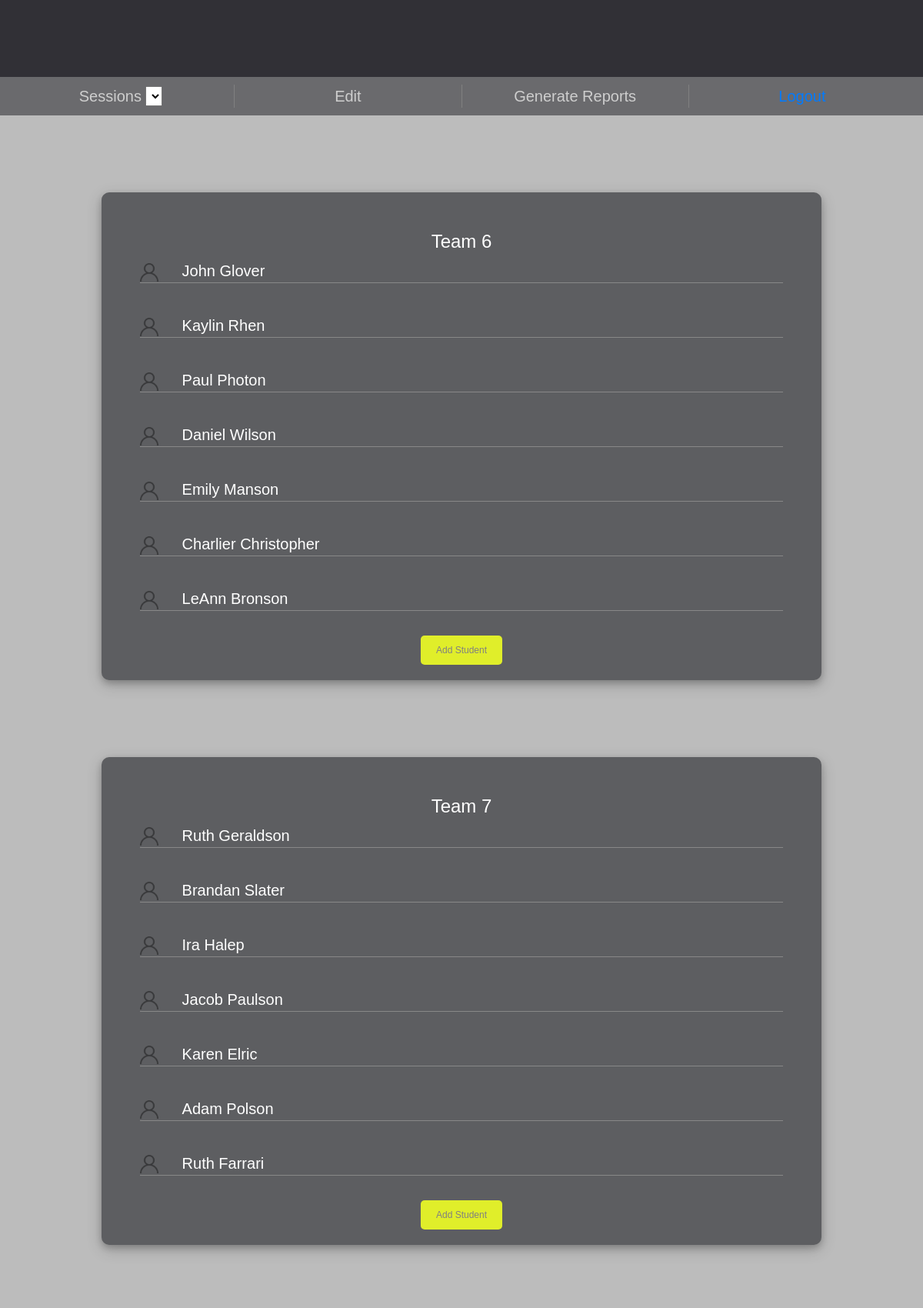
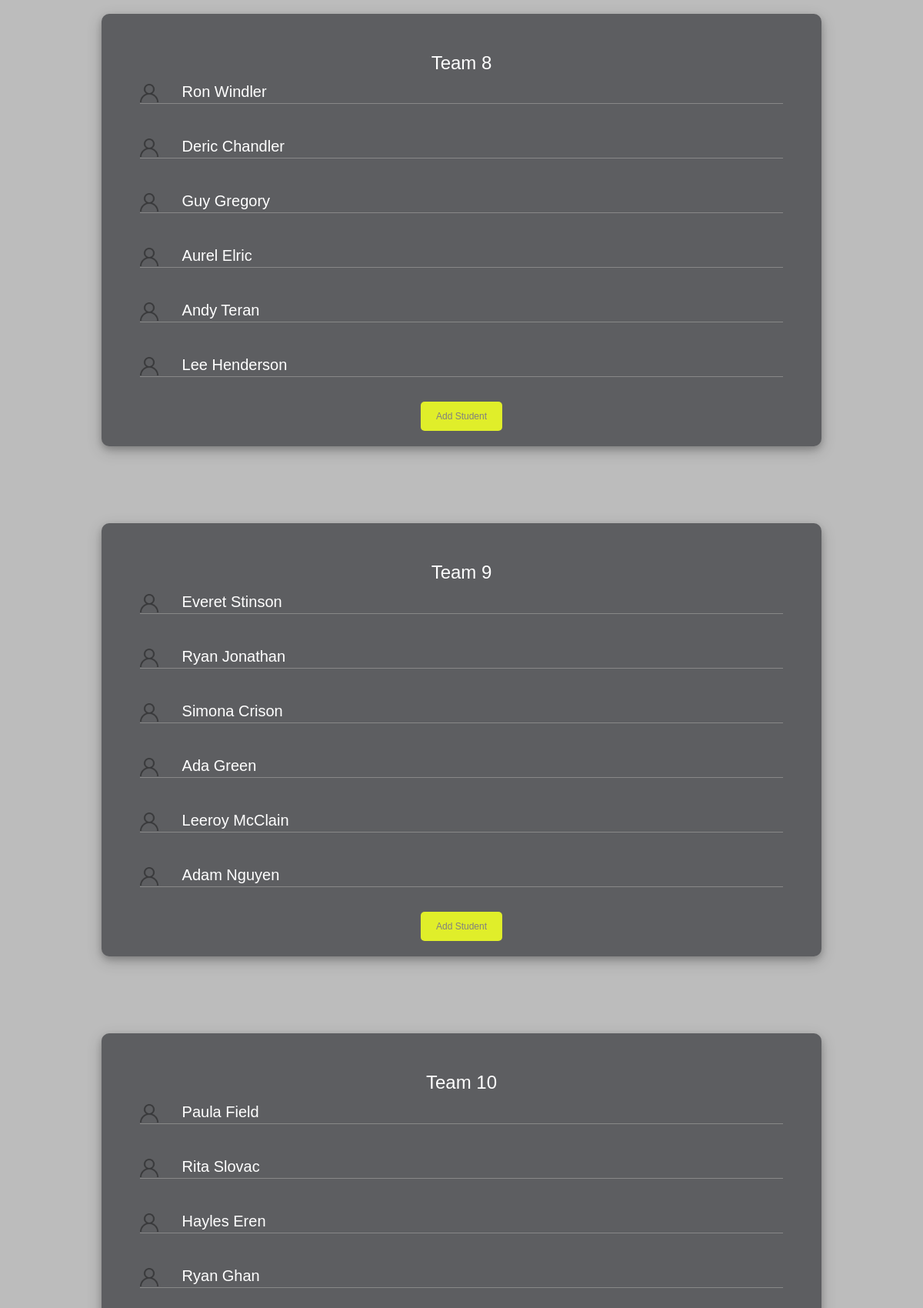
/dashboard/ (upper part), run on the app's committed database (2 pictures, top to bottom).
### gbmodel/model_sqlalchemy.py (models this page shows, shortened)
class teams(db.Model):
    __table__ = db.Model.metadata.tables['teams']
    def get_team_session_id(self, session_id):
        result = engine.execute('select * from teams where session_id = :session_id', session_id)
        teams = result.fetchall()
        return teams

class students(db.Model):
    __table__ = db.Model.metadata.tables['students']
    def get_students(self, tid, sessionID):
        data = {'tid': tid, 'session_id': sessionID}
        result = engine.execute('select name from students where tid =:tid and session_id = :session_id', data)
        names = result.fetchall()
        return names

### app.py (the view)
@app.route('/dashboard/')
@app.route('/dashboard/', methods=['GET', 'POST'])
def get():
    lists = dashboard.get()
    sessions = {'first', 'second'}
    return render_template('dashboard.html', lists=lists, sessions=sessions)

### dashboard.py (called while the page is built)
def get():
    current_date = datetime.datetime.now()
    month = int(current_date.month)
    year = current_date.year
    if month in range (9, 11):   term = "Fall"
    elif month in range (3,5):   term = "Spring"
    elif month in range (6,8):   term = "Summer"
    else:                        term = "Winter"
    session = gbmodel.capstone_session()
    team = gbmodel.teams()
    student = gbmodel.students()
    session_id = session.get_session_id(term, year)
    tids = [row[0] for row in team.get_team_session_id(session_id)]
    team_names = [row[2] for row in team.get_team_session_id(session_id)]
    lists = [[] for _ in range(len(tids))]
    for i in range(len(tids)):
        names = student.get_students(tids[i], session_id)
        temp = [team_names[i]]
        for name in names:
            temp.append(name[0])
        lists[i] = temp
    return lists

### gbmodel/model_sqlalchemy.py (called while the page is built)
    def get_session_id(self, term, year):
        ses_id = capstone_session.query.filter_by(start_term=term, start_year=year).first()
        if (ses_id):
            return ses_id.id
        else:
            return None

### templates/dashboard.html (shortened to what this page needs)
{% extends "menu.html" %}
{% block content %}
<div class="container dashboard-container">
    {% for data in lists %}
    <div class="student-card">
        <h4>{{data[0]}}</h4>
        {% for student in data[1:] %}
        <p class=entry>
            <img class="user-icon" style="display: inline-block;"
                src="{{ url_for('static', filename='Assets/user.png')}}">
            <span class="name" style="display: inline-block;">{{ student }}</span>
        </p>
        {% endfor %}
        <a href="{{ url_for('addStudent', data=data[0])}}"><button class="my-btn card-btn">Add Student</button></a>
    </div>
    {% endfor %}
</div>
{% endblock %}

### templates/menu.html (shortened to what this page needs)
{% extends "layout.html" %}
{% block menu %}
<div class="container nav-container">
        <div class="row nav">
            <div class="col-sm">Sessions
                <select name="selected_session">
                </select>
            </div>
            <a class="col-sm edit-btn">
            <div>Edit</div>
            </a>
            <div class="col-sm">Generate Reports</div>
            <a class="col-sm" href="{{ url_for('index')}}">
                <div>Logout</div>
            </a>
        </div>
    </div>
{% endblock %}

### templates/layout.html (shortened to what this page needs)
<!doctype html>
<html>
<link rel="stylesheet" href="https://stackpath.bootstrapcdn.com/bootstrap/4.3.1/css/bootstrap.min.css"
>
<link rel=stylesheet type=text/css href="{{ url_for('static', filename='CSS/style.css') }}">
<div class=page>
    <div class="row header">
    </div>
        {% block menu %}{% endblock%}
    <div class="layout-container">
        {% block content %}{% endblock %}
    </div>
</div>
</html>

### static/CSS/style.css (style rules this page uses)
.nav-container { color: #cecece; position: fixed; top: 100px; z-index: 9999; }
.row.nav { background-color: #6a6a6d; }
.nav { text-align: center; padding: 10px; }
.edit-btn { cursor: pointer; }
.row.header { margin-left: 0; z-index: 9999; }
.entry { margin-bottom: 2em; border-bottom: 1px solid #888; position: relative; }
.student-card { background-color: #5D5E61; color: #fff; padding: 50px; border-radius: 10px; width: 80%; box-shadow: 0 4px 8px 0 rgba(0, 0, 0, 0.2), 0 6px 20px 0 rgba(0, 0, 0, 0.19); margin-bottom: 50px; min-height: 400px; position: relative; margin: 50px auto; margin-top: 100px; }
.student-card h4 { text-align: center; }
.my-btn { background-color: #E0EE2A; color: grey; border: none; border-radius:5px; padding: 10px 20px; margin-top: 25px; font-size: 12px; cursor: pointer; }
.card-btn { position: absolute; bottom: 20px; left: 50%; transform: translateX(-50%); }
.header { height: 100px; position:fixed; top:0; width:100vw; background-color:#313036; display: flex; align-items: center; }
.user-icon { width: 24px; opacity: 0.4; }
.name { margin-left: 25px; }
.nav .col-sm { border-right: 1px solid grey; }
.nav .col-sm:last-child { border-right: none; }
.dashboard-container { margin-top: 250px; }
@media (min-width: 576px) { .container { max-width: 100%; } }

### data on the page
teams: name "Team 6"
students: name "John Glover"
students: name "Kaylin Rhen"
students: name "Paul Photon"
students: name "Daniel Wilson"
students: name "Emily Manson"
students: name "Charlier Christopher"
students: name "LeAnn Bronson"
teams: name "Team 7"
students: name "Ruth Geraldson"
students: name "Brandan Slater"
students: name "Ira Halep"
students: name "Jacob Paulson"
students: name "Karen Elric"
students: name "Adam Polson"
students: name "Ruth Farrari"
teams: name "Team 8"
students: name "Ron Windler"
students: name "Deric Chandler"
students: name "Guy Gregory"
students: name "Aurel Elric"
students: name "Andy Teran"
students: name "Lee Henderson"
teams: name "Team 9"
students: name "Everet Stinson"
students: name "Ryan Jonathan"
students: name "Simona Crison"
students: name "Ada Green"
students: name "Leeroy McClain"
students: name "Adam Nguyen"
teams: name "Team 10"
students: name "Paula Field"
students: name "Rita Slovac"
students: name "Hayles Eren"
students: name "Ryan Ghan"
